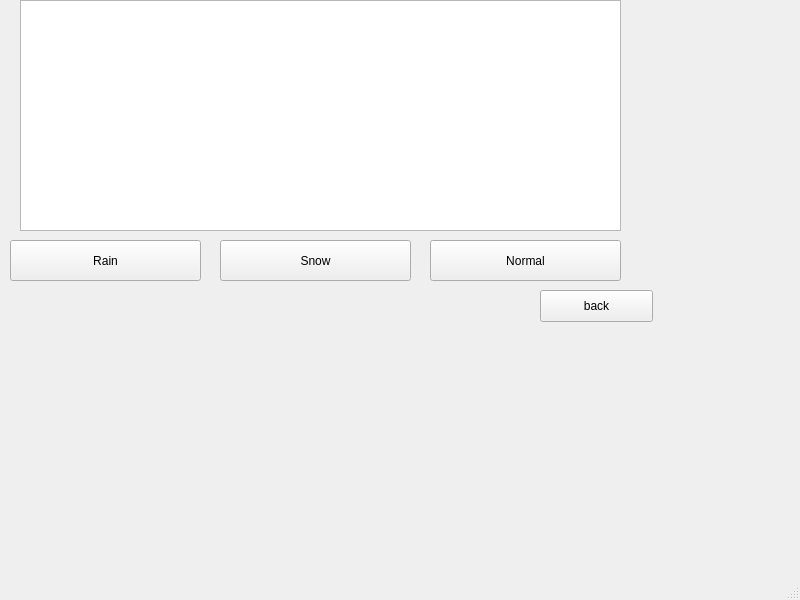
<?xml version="1.0" encoding="UTF-8"?>
<ui version="4.0">
 <class>chooseweatherwindow</class>
 <widget class="QMainWindow" name="chooseweatherwindow">
  <property name="geometry">
   <rect>
    <x>0</x>
    <y>0</y>
    <width>800</width>
    <height>600</height>
   </rect>
  </property>
  <property name="windowTitle">
   <string>MainWindow</string>
  </property>
  <widget class="QWidget" name="centralwidget">
   <widget class="QGraphicsView" name="graphicsView">
    <property name="geometry">
     <rect>
      <x>20</x>
      <y>0</y>
      <width>601</width>
      <height>231</height>
     </rect>
    </property>
   </widget>
   <widget class="QPushButton" name="weather_1">
    <property name="geometry">
     <rect>
      <x>10</x>
      <y>240</y>
      <width>191</width>
      <height>41</height>
     </rect>
    </property>
    <property name="text">
     <string>Rain</string>
    </property>
   </widget>
   <widget class="QPushButton" name="weather_2">
    <property name="geometry">
     <rect>
      <x>220</x>
      <y>240</y>
      <width>191</width>
      <height>41</height>
     </rect>
    </property>
    <property name="text">
     <string>Snow</string>
    </property>
   </widget>
   <widget class="QPushButton" name="weather_3">
    <property name="geometry">
     <rect>
      <x>430</x>
      <y>240</y>
      <width>191</width>
      <height>41</height>
     </rect>
    </property>
    <property name="text">
     <string>Normal</string>
    </property>
   </widget>
   <widget class="QPushButton" name="backBtn">
    <property name="geometry">
     <rect>
      <x>540</x>
      <y>290</y>
      <width>113</width>
      <height>32</height>
     </rect>
    </property>
    <property name="text">
     <string>back</string>
    </property>
   </widget>
  </widget>
  <widget class="QMenuBar" name="menubar">
   <property name="geometry">
    <rect>
     <x>0</x>
     <y>0</y>
     <width>800</width>
     <height>22</height>
    </rect>
   </property>
  </widget>
  <widget class="QStatusBar" name="statusbar"/>
 </widget>
 <resources/>
 <connections/>
</ui>
